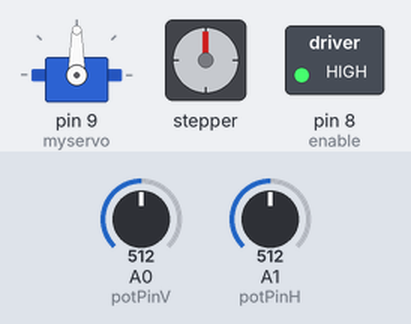
A sketch run on a simulated Arduino Uno, built with avr-gcc and run on an emulated ATmega328P. Parts: servo, stepper motor, switched loads named in the sketch (green lamp = pin HIGH). The test bench sets the inputs (shaded band); at power-on: A0 (potPinV) = 512, A1 (potPinH) = 512. Stepper angles assume 200 steps per turn.

Above: at 1.2 s.
1.3 s: A0 (potPinV) set to 535
At 3.56 s:
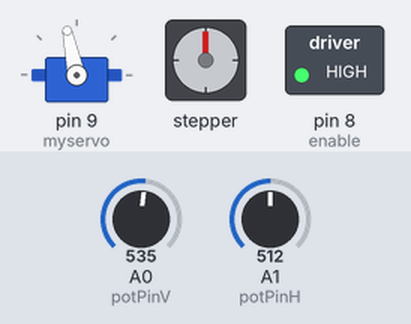
4.3 s: A1 (potPinH) set to 535
At 4.55 s:
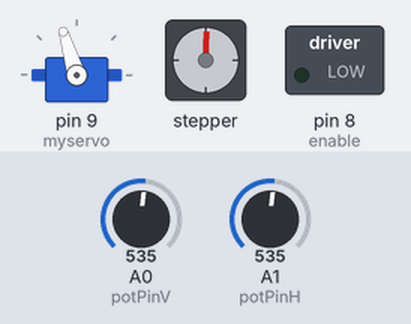
7.3 s: A1 (potPinH) set to 716
10.3 s: A1 (potPinH) set to 515
At 11.5 s:
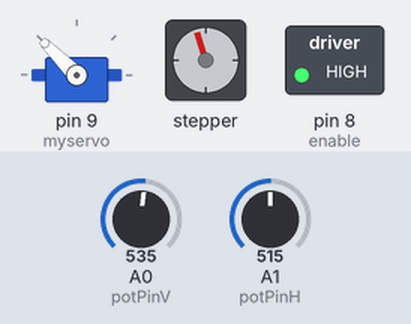
11.8 s: A0 (potPinV) set to 306
At 13.9 s:
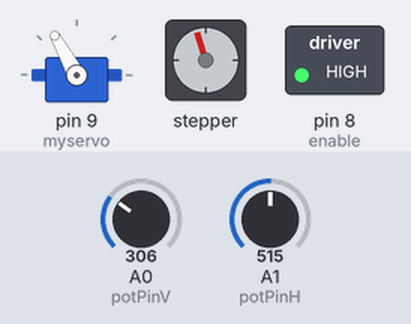
14.8 s: A0 (potPinV) set to 140
Timing chart, 0 to 18.8 s (numbered marks = the images above; inputs shaded):
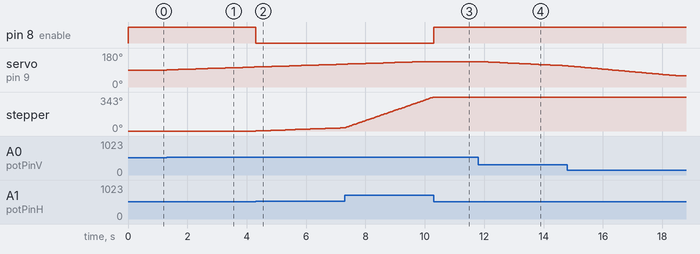

Measured:
- after the input at 1.3 s, servo on pin 9 (myservo): moves from 90° to 106° over 3.0 s, starting at once
- after the input at 4.3 s, pin 8 (enable): HIGH → LOW at once; stepper: keeps turning clockwise at about 11°/s, starting at once
- after the input at 10.3 s, pin 8 (enable): LOW → HIGH at once; stepper: stops changing and stays 343°
- after the input at 11.8 s, servo on pin 9 (myservo): moves from 135° to 112° over 2.9 s, starting after 0.07 s

The sketch:

CameraPanorama.ino
```cpp
#include <Servo.h>
#include <AccelStepper.h>

// Joystick pins
const int potPinH = A1;   // Horizontal potentiometer connected to A1
const int potPinV = A0;   // Vertical potentiometer connected to A0

// Stepper motor pins (using CNC Shield pin assignments)
const int stepPin = 3;    // STEP pin for A4988
const int dirPin = 6;     // DIR pin for A4988
const int enable = 8;     // EN pin for A4988 (active LOW)

const int button = 4;     // Button for reset (optional)

// Create Servo object
Servo myservo;

// Create AccelStepper object
AccelStepper stepper(AccelStepper::DRIVER, stepPin, dirPin);

// Variables for servo control
int servoAngle = 90;             // Initial servo angle
unsigned long lastServoUpdate = 0;
const int servoMinAngle = 60;
const int servoMaxAngle = 135;
const int deadzone = 13;         // Deadzone around center position
unsigned long servoUpdateInterval = 20; // Initial interval in milliseconds
const unsigned long servoMinInterval = 20;  // Fastest servo update interval
const unsigned long servoMaxInterval = 200; // Slowest servo update interval

void setup() {
  // Set up the pins
  myservo.attach(9);
  pinMode(enable, OUTPUT);
  digitalWrite(enable, LOW); // Enable the stepper driver (active LOW)
  pinMode(button, INPUT_PULLUP); // If using the button as input

  // Initialize the stepper motor
  stepper.setMaxSpeed(150);       // Set a reasonable max speed (adjust as needed)
  stepper.setAcceleration(150);   // Set acceleration (adjust as needed)

  // Initialize Serial for debugging if needed
  // Serial.begin(9600);
}

void loop() {
  // Read the joystick values
  int potValueH = analogRead(potPinH);
  int potValueV = analogRead(potPinV);

  // ---- Stepper Motor Control ----
  int deviationH = potValueH - 512;  // Center position is around 512

  if(potValueH > 495 & potValueH < 525){
    digitalWrite(enable, HIGH); // Disable the motor
  } else {
    digitalWrite(enable, LOW); // Enable the motor
  }

  if (abs(deviationH) > deadzone) {
    digitalWrite(enable, LOW); // Enable the motor

    // Map joystick input to speed
    float speed = map(deviationH, -511, 511, -stepper.maxSpeed(), stepper.maxSpeed());
    stepper.setSpeed(speed);
  } else {
    // Joystick is in deadzone; stop the motor
    stepper.setSpeed(0);
  }

  // Run the motor
  stepper.runSpeed();

  // ---- Servo Control ----
  int deviationV = potValueV - 512;

  if (abs(deviationV) > deadzone) {
    // Map the deviation to servo update interval
    unsigned long servoUpdateInterval = map(abs(deviationV), deadzone, 511, servoMaxInterval, servoMinInterval);

    if (millis() - lastServoUpdate >= servoUpdateInterval) {
      lastServoUpdate = millis();

      if (deviationV > 0) {
        // Move servo forward
        servoAngle += 1;
        if (servoAngle > servoMaxAngle) servoAngle = servoMaxAngle;
      } else {
        // Move servo backward
        servoAngle -= 1;
        if (servoAngle < servoMinAngle) servoAngle = servoMinAngle;
      }
      // Write the new angle to the servo
      myservo.write(servoAngle);
    }
  }
  // If within deadzone, do not update the servo angle
}
```
